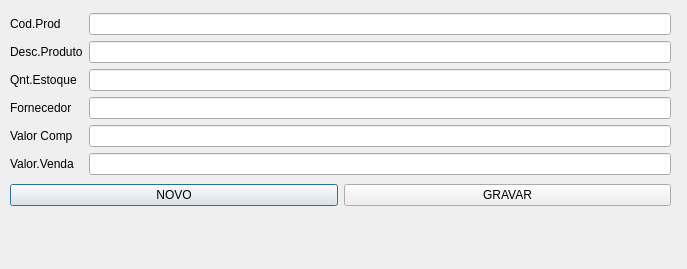
<?xml version="1.0" encoding="UTF-8"?>
<ui version="4.0">
 <class>fm_gestaoEstoque</class>
 <widget class="QDialog" name="fm_gestaoEstoque">
  <property name="geometry">
   <rect>
    <x>0</x>
    <y>0</y>
    <width>687</width>
    <height>269</height>
   </rect>
  </property>
  <property name="windowTitle">
   <string>Dialog</string>
  </property>
  <widget class="QWidget" name="">
   <property name="geometry">
    <rect>
     <x>10</x>
     <y>10</y>
     <width>661</width>
     <height>200</height>
    </rect>
   </property>
   <layout class="QVBoxLayout" name="verticalLayout_3">
    <item>
     <layout class="QHBoxLayout" name="horizontalLayout">
      <item>
       <layout class="QVBoxLayout" name="verticalLayout_2">
        <item>
         <widget class="QLabel" name="label_6">
          <property name="text">
           <string>Cod.Prod</string>
          </property>
         </widget>
        </item>
        <item>
         <widget class="QLabel" name="label">
          <property name="text">
           <string>Desc.Produto</string>
          </property>
         </widget>
        </item>
        <item>
         <widget class="QLabel" name="label_2">
          <property name="text">
           <string>Qnt.Estoque</string>
          </property>
         </widget>
        </item>
        <item>
         <widget class="QLabel" name="label_3">
          <property name="text">
           <string>Fornecedor</string>
          </property>
         </widget>
        </item>
        <item>
         <widget class="QLabel" name="label_4">
          <property name="text">
           <string>Valor Comp</string>
          </property>
         </widget>
        </item>
        <item>
         <widget class="QLabel" name="label_5">
          <property name="text">
           <string>Valor.Venda</string>
          </property>
         </widget>
        </item>
       </layout>
      </item>
      <item>
       <layout class="QVBoxLayout" name="verticalLayout">
        <item>
         <widget class="QLineEdit" name="txt_codproduto"/>
        </item>
        <item>
         <widget class="QLineEdit" name="txt_decricaoproduto"/>
        </item>
        <item>
         <widget class="QLineEdit" name="txt_qtdEstoque"/>
        </item>
        <item>
         <widget class="QLineEdit" name="txt_Fornecedor"/>
        </item>
        <item>
         <widget class="QLineEdit" name="txt_ValorCompra"/>
        </item>
        <item>
         <widget class="QLineEdit" name="txt_Valorvenda"/>
        </item>
       </layout>
      </item>
     </layout>
    </item>
    <item>
     <layout class="QHBoxLayout" name="horizontalLayout_2">
      <item>
       <widget class="QPushButton" name="btn_Novo">
        <property name="text">
         <string>NOVO</string>
        </property>
       </widget>
      </item>
      <item>
       <widget class="QPushButton" name="btn_gravar">
        <property name="text">
         <string>GRAVAR</string>
        </property>
       </widget>
      </item>
     </layout>
    </item>
   </layout>
  </widget>
 </widget>
 <resources/>
 <connections/>
</ui>
